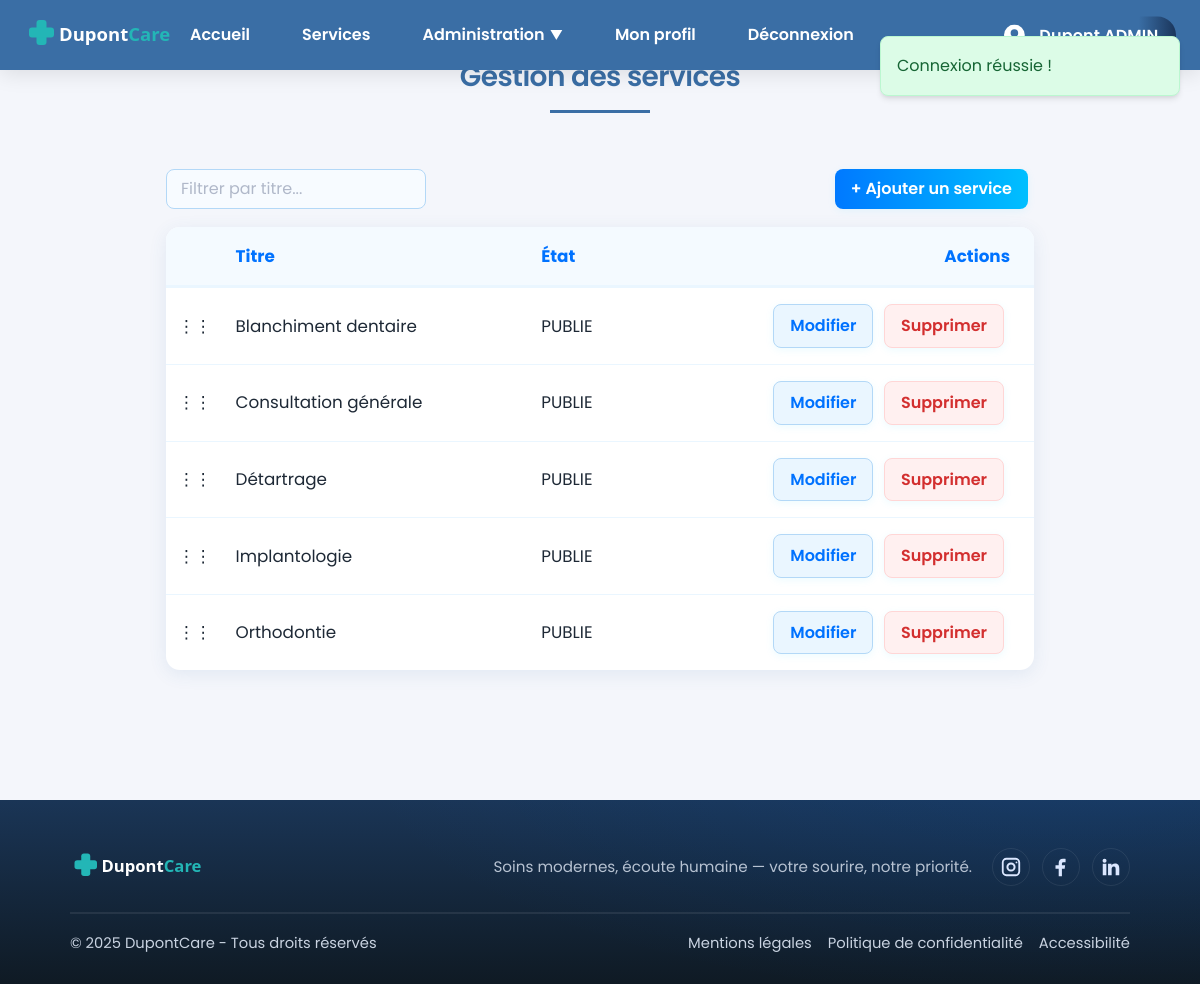
The app's page /index.php?page=services (signed in), older data.
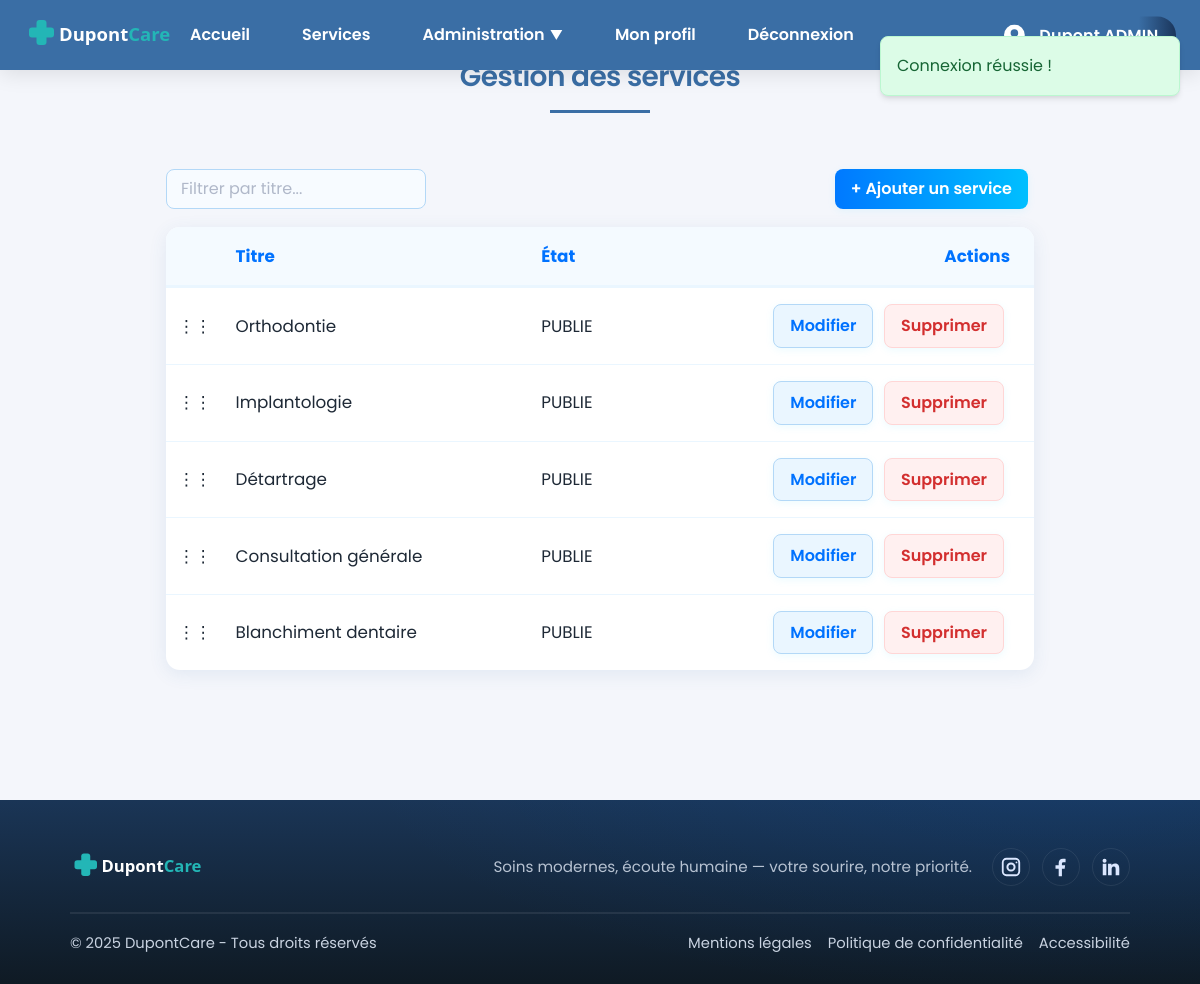
The same page, newer data.
### tables this page shows
CREATE TABLE `service` (
  `id` int(10) UNSIGNED NOT NULL,
  `titre` varchar(200) NOT NULL,
  `description` mediumtext NOT NULL,
  `statut` enum('BROUILLON','PUBLIE','ARCHIVE') NOT NULL DEFAULT 'BROUILLON',
  `image` varchar(255) DEFAULT NULL,
  `ordre` int(11) NOT NULL DEFAULT 0
);

### app/core/App.php (called while the page is built, shortened)
<?php
class App {
    public function run() {
        $action = $_GET['action'] ?? 'index';
        $method = $action;
        $params = [];
        try {
            $controller = new $controllerClass();
            call_user_func_array([$controller, $method], $params);
        } catch (\Exception $e) {
            error_log("Exception détaillée: " . $e->getMessage());
            error_log("Fichier: " . $e->getFile() . " ligne " . $e->getLine());
            error_log("Stack trace: " . $e->getTraceAsString());
            http_response_code(404);
            include __DIR__ . '/../views/error/404.php';
        }
    }
}

### index.php (called while the page is built, shortened)
<?php
spl_autoload_register(function ($class) {
    $path = __DIR__ . '/' . str_replace('\\', '/', $class) . '.php';
});
$app = new App();
$app->run();

### app/models/database.php (called while the page is built, shortened)
<?php
class Database {
    private static $instance = null;
    private $connection;
    private function __construct() {
        $host = 'localhost';
        $dbname = 'bdd_dupont';
        $user = 'root';
        $pass = '';
        $options = [
            PDO::ATTR_ERRMODE => PDO::ERRMODE_EXCEPTION,
            PDO::ATTR_DEFAULT_FETCH_MODE => PDO::FETCH_ASSOC,
            PDO::MYSQL_ATTR_INIT_COMMAND => 'SET NAMES utf8mb4'
        ];
        try {
            $this->connection = new PDO(
                "mysql:host=$host;dbname=$dbname",
                $user,
                $pass,
                $options
            );
        } catch (PDOException $e) {
            die('Erreur connexion BDD : ' . $e->getMessage());
        }
    }
    public function prepare($sql) {
        return $this->connection->prepare($sql);
    }
    public static function getInstance() {
        if (self::$instance === null) {
            self::$instance = new self();
        }
        return self::$instance;
    }
}

### app/core/Model.php (called while the page is built, shortened)
<?php
abstract class Model {
    public function __construct() {
        $this->db = Database::getInstance();
    }
}

### app/models/ServiceModel.php (called while the page is built, shortened)
<?php
class ServiceModel extends Model {
    public function getAllServicesAdmin() {
        $sql = "SELECT * FROM service ORDER BY ordre ASC, titre ASC";
        $stmt = $this->db->prepare($sql);
        $stmt->execute();
        return $stmt->fetchAll();
    }
    public function getAllServices() {
        $sql = "SELECT * FROM service WHERE statut = 'PUBLIE' ORDER BY ordre ASC, titre ASC";
        $stmt = $this->db->prepare($sql);
        $stmt->execute();
        return $stmt->fetchAll();
    }
}

### app/views/service/service-posts.php (the view, shortened to what this page needs)
<?php
include __DIR__ . '/../templates/header.php';
include __DIR__ . '/../templates/flash-messages.php';
?>
<main>
  <section class="admin-section">
    <h2 class="section-title">Gestion des services</h2>
    <div class="admin-toolbar">
      <div class="admin-filter">
        <input type="text" id="filter-input" placeholder="Filtrer par titre..." />
      </div>
      <div class="admin-actions">
        <a href="index.php?page=services&action=create" class="btn-admin add">+ Ajouter un service</a>
      </div>
    </div>
    <table class="admin-table" id="admin-table">
      <thead>
        <tr>
          <th style="width:40px;"></th>
          <th>Titre</th>
          <th>État</th>
          <th>Actions</th>
        </tr>
      </thead>
      <tbody>
        <?php if (empty($servicesAdmin)): ?>
          <tr>
            <td colspan="4">Aucun service n'est disponible</td>
          </tr>
        <?php else: ?>
          <?php foreach ($servicesAdmin as $service): ?>
            <tr draggable="true" data-id="<?php echo $service['id']; ?>">
              <td class="grip-cell"><span class="grip-icon">&#8942;&#8942;</span></td>
              <td><?php echo htmlspecialchars($service['titre']); ?></td>
              <td><?php echo htmlspecialchars($service['statut']); ?></td>
              <td>
                <a href="index.php?page=services&action=edit&id=<?php echo $service['id']; ?>" class="btn-admin edit">Modifier</a>
                <a href="index.php?page=services&action=delete&id=<?php echo $service['id']; ?>" class="btn-admin delete" onclick="return confirm('Êtes-vous sûr de vouloir supprimer ce service ?');">Supprimer</a>
              </td>
            </tr>
          <?php endforeach; ?>
        <?php endif; ?>
      </tbody>
    </table>
  </section>
</main>
<?php include __DIR__ . '/../templates/footer.php'; ?>

### app/controllers/ServicesController.php (shortened to what this page needs)
<?php
class ServicesController {
    private $serviceModel;
    public function __construct() {
        $this->serviceModel = new ServiceModel();
    }
    public function index() {
        $services = $this->serviceModel->getAllServices();
        if (isset($_SESSION['user_id']) && isset($_SESSION['user_role']) &&
            ($_SESSION['user_role'] === 'MEDECIN' || $_SESSION['user_role'] === 'SECRETAIRE')) {
            $servicesAdmin = $this->serviceModel->getAllServicesAdmin();
            require_once 'app/views/service/service-posts.php';
        } else {
            require_once 'app/views/service/service.php';
        }
    }
}

### app/views/templates/header.php (shortened to what this page needs)
<!DOCTYPE html>
<html lang="fr">
<head>
    <link rel="stylesheet" href="<?php echo BASE_URL; ?>/css/style.css" />
    <link rel="stylesheet" href="<?php echo BASE_URL; ?>/css/login.css" />
    <link rel="stylesheet" href="<?php echo BASE_URL; ?>/css/register.css" />
    <link rel="stylesheet" href="<?php echo BASE_URL; ?>/css/actu.css" />
    <link rel="stylesheet" href="<?php echo BASE_URL; ?>/css/admin.css" />
    <link rel="stylesheet" href="<?php echo BASE_URL; ?>/css/actu-create.css" />
    <link rel="stylesheet" href="<?php echo BASE_URL; ?>/css/actu-posts.css" />
    <link rel="stylesheet" href="<?php echo BASE_URL; ?>/css/table-sort.css" />
    <link rel="stylesheet" href="<?php echo BASE_URL; ?>/css/tabs.css" />
    <link rel="stylesheet" href="<?php echo BASE_URL; ?>/css/profil.css" />
    <link rel="stylesheet" href="<?php echo BASE_URL; ?>/css/alerts.css" />
</head>
<body>
    <header style="position: fixed; width: 100%; top: 0; z-index: 1000;">
        <div class="container">
            <a href="index.php" class="logo">
                <img src="/cabinetdupont/assets/dupontcare-logo-horizontal-DUPONT-white.svg" alt="DupontCare" />
            </a>
            <nav>
                <ul>
                    <li><a href="index.php?page=home">Accueil</a></li>
                    <li><a href="#services" class="smooth-scroll">Services</a></li>
                    <?php if (isset($_SESSION['user_id'])): ?>
                        <?php if (isset($_SESSION['user_role']) && ($_SESSION['user_role'] === 'MEDECIN' || $_SESSION['user_role'] === 'SECRETAIRE')): ?>
                            <li class="dropdown">
                                <a href="#" class="dropdown-toggle">Administration</a>
                            </li>
                        <?php endif; ?>
                        <li><a href="index.php?page=user&action=profile">Mon profil</a></li>
                        <li><a href="index.php?page=auth&action=logout">Déconnexion</a></li>
                    <?php else: ?>
                        <li><a href="index.php?page=auth&action=login">Connexion</a></li>
                        <li><a href="index.php?page=auth&action=register">Inscription</a></li>
                    <?php endif; ?>
                </ul>
            </nav>
        </div>
        <?php if (isset($_SESSION['user_id']) && isset($_SESSION['user_prenom']) && isset($_SESSION['user_nom'])): ?>
            <div class="header-user-info">
                <span class="user-avatar">
                    <svg width="22" height="22" viewBox="0 0 22 22" fill="none" xmlns="http://www.w3.org/2000/svg">
                        <circle cx="11" cy="11" r="11" fill="#fff"/>
                        <circle cx="11" cy="9" r="4" fill="#3a6ea5"/>
                        <ellipse cx="11" cy="16.2" rx="6" ry="3.2" fill="#3a6ea5"/>
                    </svg>
                </span>
                <span class="user-name">
                    <?php echo htmlspecialchars($_SESSION['user_prenom'] . ' ' . $_SESSION['user_nom']); ?>
                </span>
            </div>
        <?php endif; ?>
    </header>

### app/views/templates/flash-messages.php (shortened to what this page needs)
<?php
if (isset($_SESSION['success']) || isset($_SESSION['error'])) {
    echo '<div id="flash-messages" class="flash-message">';
    if (isset($_SESSION['success'])) {
        echo '<div class="alert alert-success">' . $_SESSION['success'] . '</div>';
    }
    echo '</div>';
}
?>

### app/views/templates/footer.php (shortened to what this page needs)
    <footer class="site-footer" role="contentinfo">
        <div class="container">
            <div class="footer-top">
                <a href="index.php" class="footer-brand">
                    <img src="/cabinetdupont/assets/dupontcare-logo-horizontal-DUPONT-white.svg" alt="DupontCare" />
                </a>
                <p class="footer-tagline">
                    Soins modernes, écoute humaine — votre sourire, notre priorité.
                </p>
                <ul class="footer-social" aria-label="Réseaux sociaux">
                    <li>
                        <a href="#" aria-label="Instagram" target="_blank" rel="noopener noreferrer">
                        </a>
                    </li>
                    <li>
                        <a href="#" aria-label="Facebook" target="_blank" rel="noopener noreferrer">
                            <svg width="22" height="22" viewBox="0 0 24 24" aria-hidden="true">
                                <path fill="currentColor" d="M13 22v-8h3l.5-4H13V8.5c0-1.1.3-1.8 1.9-1.8H17V3.2C16.6 3.1 15.5 3 14.2 3 11.4 3 9.5 4.6 9.5 7.7V10H6v4h3.5v8z"/>
                            </svg>
                        </a>
                    </li>
                    <li>
                        <a href="#" aria-label="LinkedIn" target="_blank" rel="noopener noreferrer">
                            <svg width="22" height="22" viewBox="0 0 24 24" aria-hidden="true">
                                <path fill="currentColor" d="M6.94 8.5V21H3V8.5zM4.97 3a2.2 2.2 0 1 1 0 4.4 2.2 2.2 0 0 1 0-4.4M21 21h-3.93v-6.1c0-1.45-.03-3.31-2.02-3.31-2.03 0-2.34 1.58-2.34 3.21V21H8.78V8.5h3.77v1.7h.05c.53-1 1.82-2.05 3.74-2.05 4 0 4.74 2.63 4.74 6.06z"/>
                            </svg>
                        </a>
                    </li>
                </ul>
            </div>
            <div class="footer-bottom">
                <p>&copy; <?php echo date('Y'); ?> DupontCare - Tous droits réservés</p>
                <ul class="footer-legal">
                    <li><a href="index.php?page=mentions-legales">Mentions légales</a></li>
                    <li><a href="index.php?page=confidentialite">Politique de confidentialité</a></li>
                    <li><a href="index.php?page=accessibilite">Accessibilité</a></li>
                </ul>
            </div>
        </div>
    </footer>
</body>
</html>

### css/style.css (style rules this page uses)
:root { --bg: #f4f6fb; --brand: #3a6ea5; --accent: #00c6ff; --accent-2: #0072ff; --text: #1e2936; --white: #fff; --footer-bg: #0f1724; --footer-text: #c9d3e1; --footer-heading: #ffffff; --footer-line: rgba(255,255,255,0.08); }
* { box-sizing: border-box; margin: 0; padding: 0; scroll-behavior: auto; }
html, body { height: 100%; }
body { font-family: 'Poppins', system-ui, -apple-system, Segoe UI, Roboto, Arial, sans-serif; background: var(--bg); color: var(--text); line-height: 1.6; margin: 0; }
h1, h2, h3, h4, h5, h6 { font-family: 'Poppins', system-ui, -apple-system, Segoe UI, Roboto, Arial, sans-serif; color: var(--brand); font-weight: 600; line-height: 1.2; margin-bottom: 1rem; letter-spacing: -0.02em; }
h2 { font-size: 2rem; }
main { min-height: 100vh; width: 100%; padding: 20px; }
.alert { padding: 1rem; border-radius: 8px; margin-bottom: 1rem; }
.container { max-width: 1200px; margin: 0 auto; padding: 0 24px; }
header { background: var(--brand); box-shadow: 0 4px 20px rgba(0,0,0,0.1); width: 100%; height: 70px; }
header .container { display: flex; align-items: center; height: 100%; padding: 0; max-width: none; }
.logo { padding-left: 24px; }
.logo img { height: 40px; width: auto; display: block; transition: height 0.3s ease; }
nav { display: flex; align-items: center; }
nav ul { list-style: none; display: flex; gap: 20px; align-items: center; margin: 0; padding: 0; }
nav a { color: var(--white); text-decoration: none; font-weight: 600; font-size: 1rem; padding: 8px 16px; border-radius: 8px; transition: all 0.2s ease; white-space: nowrap; }
.header-user-info { display: flex; align-items: center; gap: 10px; padding: 8px 16px; background: rgba(255,255,255,0.1); border-radius: 8px; margin-left: 32px; }
.user-avatar { display: flex; align-items: center; justify-content: center; }
.user-name { color: var(--white); font-size: 0.9rem; font-weight: 500; white-space: nowrap; }
.site-footer { color: var(--footer-text); background: radial-gradient(1200px 400px at 90% -20%, rgba(0,114,255,0.10), transparent 60%), linear-gradient(180deg, #1a3556 0%, #0f1a24 100%); background-color: var(--footer-bg); padding-top: 48px; padding-bottom: 28px; }
.site-footer .container { max-width: 1100px; padding: 0 20px; }
.footer-top { display: grid; grid-template-columns: 1fr auto auto; gap: 20px; align-items: center; padding-bottom: 26px; border-bottom: 1px solid var(--footer-line); }
.footer-brand img { height: 36px; width: auto; display: block; }
.footer-tagline { margin: 0; font-size: 0.95rem; opacity: 0.9; }
.footer-social { display: flex; gap: 12px; list-style: none; margin: 0; padding: 0; }
.footer-social a { display: inline-flex; align-items: center; justify-content: center; width: 38px; height: 38px; border-radius: 50%; border: 1px solid var(--footer-line); color: #dbe7ff; text-decoration: none; transition: transform .18s ease, background-color .18s ease, border-color .18s ease; }
.footer-bottom { padding-top: 18px; border-top: 1px solid var(--footer-line); display: flex; align-items: center; justify-content: space-between; gap: 14px; font-size: 0.92rem; }
.footer-legal { display: flex; gap: 16px; list-style: none; margin: 0; padding: 0; }
.footer-legal a { color: var(--footer-text); text-decoration: none; }

### css/login.css (style rules this page uses)
input, button, select, textarea { font-family: 'Poppins', system-ui, -apple-system, Segoe UI, Roboto, Arial, sans-serif !important; }
input::placeholder, textarea::placeholder { font-family: 'Poppins', system-ui, -apple-system, Segoe UI, Roboto, Arial, sans-serif !important; color: #b0b8c9; opacity: 1; }
html, body { height: 100%; }
body { display: flex; flex-direction: column; min-height: 100vh; }
main { flex: 1 0 auto; }
.site-footer { flex-shrink: 0; }
body { font-family: 'Poppins', system-ui, -apple-system, Segoe UI, Roboto, Arial, sans-serif; background: #f4f6fb; color: #1e2936; margin: 0; min-height: 100vh; }

### css/register.css (style rules this page uses)
body { font-family: 'Poppins', system-ui, -apple-system, Segoe UI, Roboto, Arial, sans-serif; background: #f4f6fb; color: #1e2936; margin: 0; min-height: 100vh; }
input::placeholder { font-family: 'Poppins', system-ui, -apple-system, Segoe UI, Roboto, Arial, sans-serif !important; color: #b0b8c9; opacity: 1; }
html, body { height: 100%; }
body { display: flex; flex-direction: column; min-height: 100vh; }
main { flex: 1 0 auto; }
.site-footer { flex-shrink: 0; }

### app/views/service/service-posts.php (style rules this page uses)
.grip-cell, .grip-cell .grip-icon { cursor: move !important; }

Row changes from the older to the newer data that the page shows:
changed service "Orthodontie": moves up the list
changed service "Implantologie": moves up the list
changed service "Détartrage": moves down the list
changed service "Consultation générale": moves down the list
